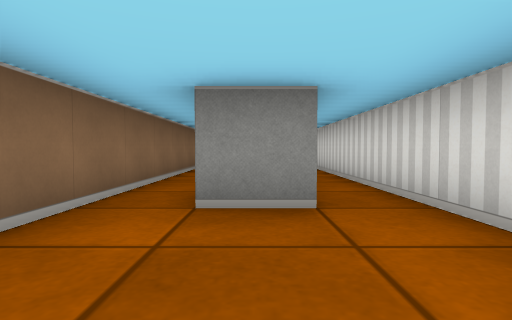
View 1 (above)

21 first-person views from a walk through a cub3D ray-caster map. The camera is about half as high as the walls, tilts 2° down and sees 80° across. The floor is counted in squares. Each view is taken from the middle of a square. On the plan, view 1 faces up. The plan holds only what a view shows up to about 9 squares ahead; the rest is blank.

View 2
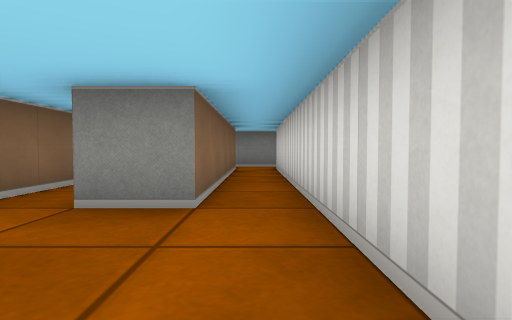

View 3
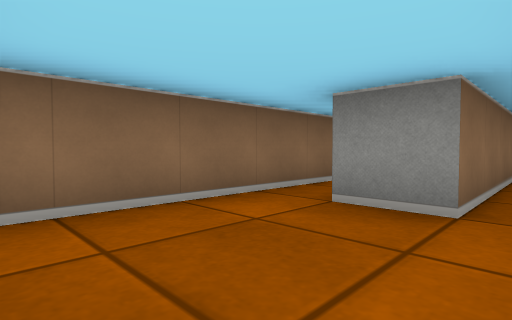

View 4
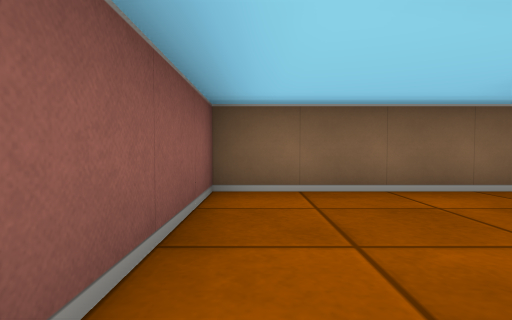

View 5
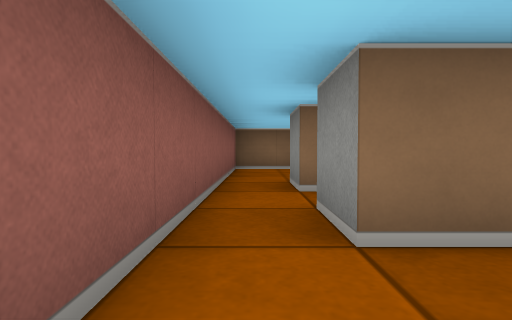

View 6
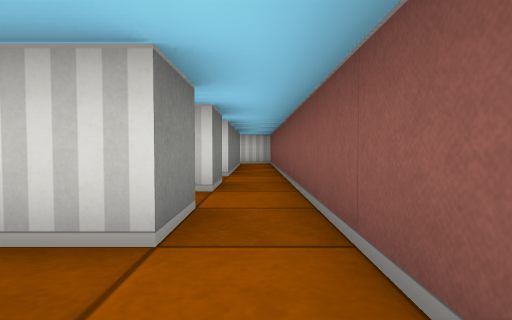

View 7
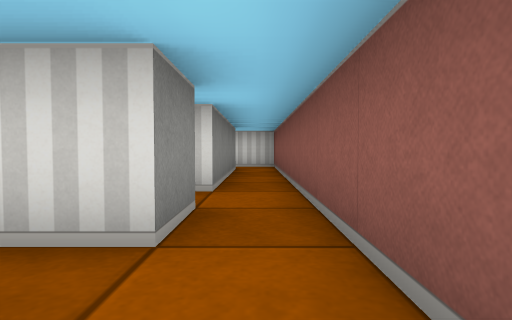

View 8
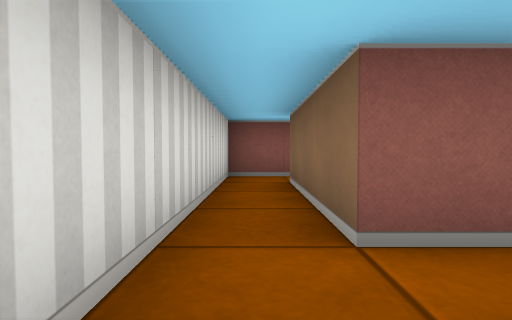

View 9
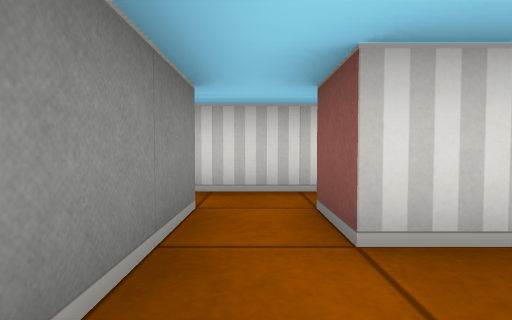

View 10
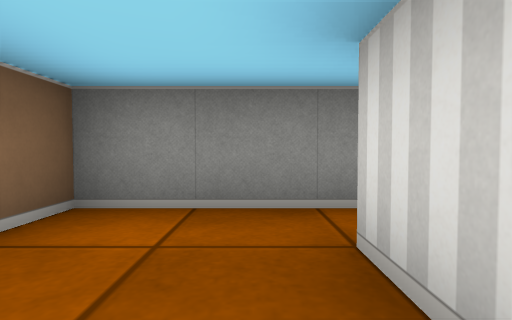

View 11
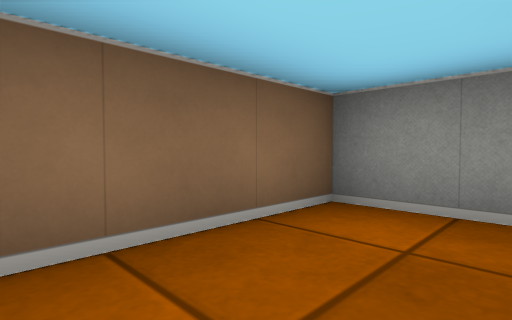

View 12
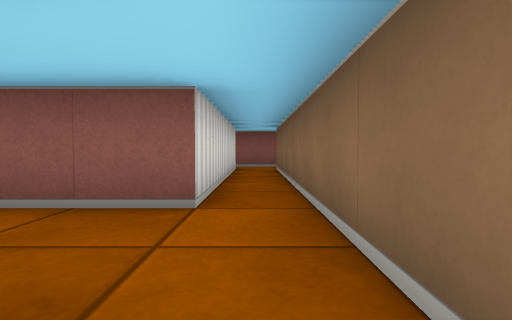

View 13
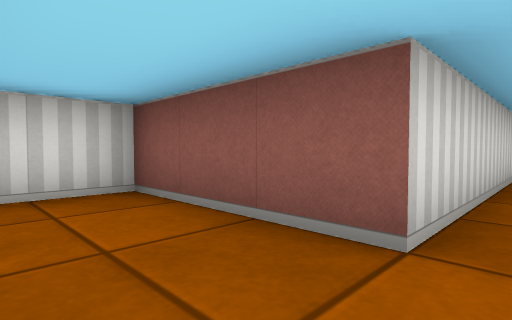

View 14
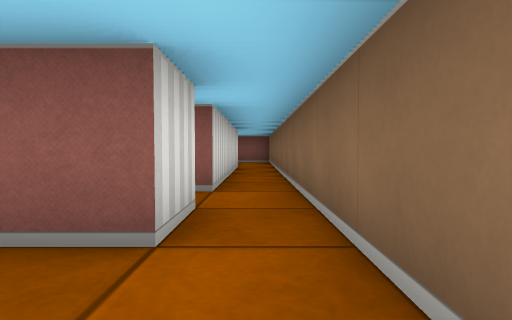

View 15
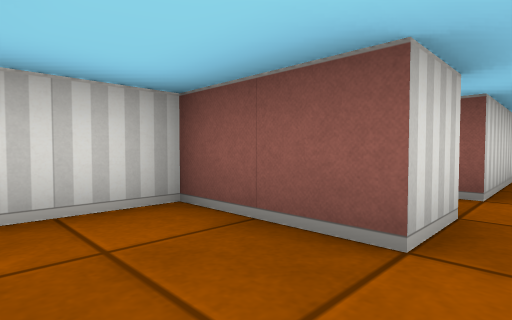

View 16
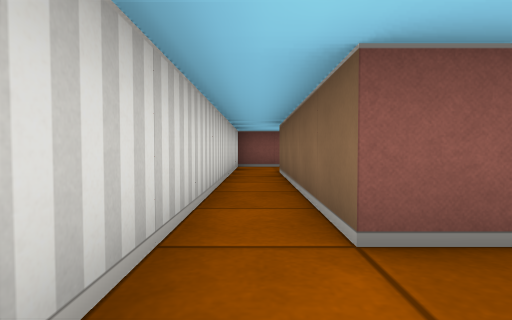

View 17
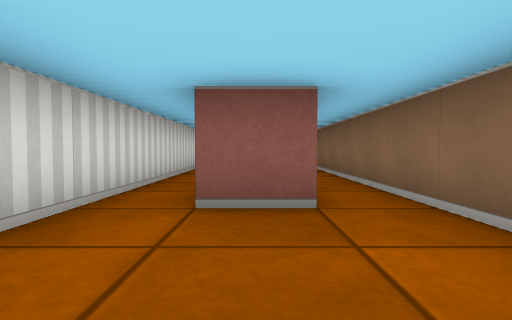

View 18
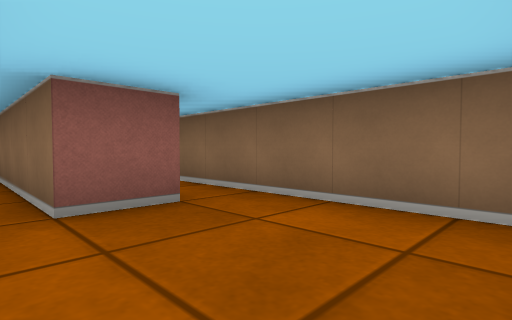

View 19
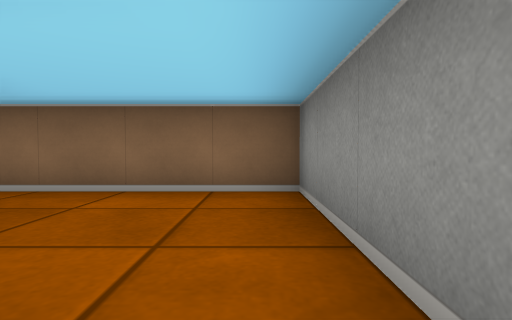

View 20
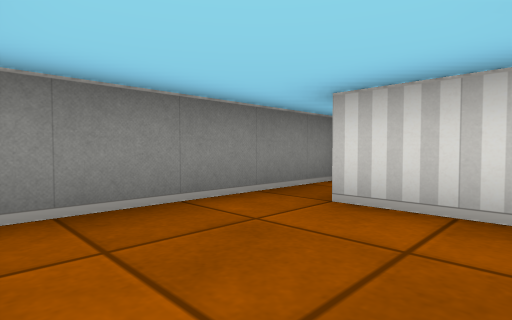

View 21
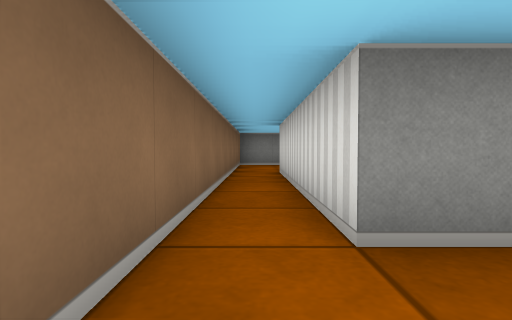

### Floor plan
Points are (right, up) in squares from view 1. A wall is a line through its corners. A room is listed if a view was taken in it or the views show most of it. See-through windows are left out.
Room 1 (views 1, 2, 3)
walls: (-0.5, 2.9) (-0.5, 7.5); (0.5, 7.4) (0.5, 2.5) (-0.5, 2.5); (1.5, 0.5) (1.5, 7.5); (-1.5, 8.5) (-1.5, -0.5) (1.5, -0.5); (1.6, 8.5) (0.4, 8.5)
ways out: opening at (2, 0) to room 2; opening at (-1, 9) to room 7
Room 2 (views 4, 6, 19)
walls: (2.5, 0.5) (1.5, 0.5); (3.5, 0.5) (3.5, 1.4); (1.5, -0.5) (3.5, -0.5); (3.2, 19.5) (1.5, 19.5)
ways out: opening at (2, 0) to room 1; opening at (4, 0) to room 4; opening at (2, 19) to room 7
Room 3 (views 5, 8)
walls: (11.5, 4.5) (10.5, 4.5); (10.5, 3.5) (11.5, 3.5) (11.5, 0.5) (7.5, 0.5); (6.5, 0.5) (5.5, 0.5); (5.5, -0.5) (12.5, -0.5) (12.5, 4.8)
ways out: opening at (6, 0) to room 4; opening at (11, 4) to room 5; opening at (7, 0) to room 6
Room 4 (view 7)
walls: (4.5, 1.4) (4.5, 0.5) (3.5, 0.5); (5.5, 0.5) (5.5, 1.4); (3.5, -0.5) (5.5, -0.5)
ways out: opening at (4, 0) to room 2; opening at (6, 0) to room 3
Room 5 (views 9, 10, 11)
walls: (10.5, 2.5) (10.5, 3.5); (10.5, 4.5) (8.5, 4.5) (8.5, 2)
ways out: opening at (11, 4) to room 3
Room 6 (views 12, 13)
walls: (6.5, 7.5) (6.5, 0.8); (7.5, 0.5) (7.5, 5.5) (10.5, 5.5) (10.5, 6.8)
ways out: opening at (7, 0) to room 3
Room 7 (views 14, 15, 16, 17, 18, 20, 21)
walls: (-0.5, 11.5) (-0.5, 16.5) (0.5, 16.5) (0.5, 11.5) (-0.5, 11.5); (-0.5, 8.4) (-0.5, 9.5) (1.5, 9.5) (1.5, 18.5); (1.5, 19.5) (-1.5, 19.5) (-1.5, 8.5)
ways out: opening at (-1, 9) to room 1; opening at (2, 19) to room 2

Where each view was taken, in squares from view 1:
view 1: 0 up, 0 right, facing up
view 2: 0 up, 1 right, facing up
view 3: 0 up, 1 right, facing up-left
view 4: 0 up, 2 right, facing left
view 5: 0 up, 6 right, facing left
view 6: 0 up, 2 right, facing right
view 7: 0 up, 4 right, facing right
view 8: 5 up, 12 right, facing down
view 9: 4 up, 9 right, facing right
view 10: 2 up, 10 right, facing up
view 11: 2 up, 10 right, facing up-left
view 12: 8 up, 7 right, facing down
view 13: 7 up, 7 right, facing down-right
view 14: 11 up, 1 left, facing down
view 15: 11 up, 1 left, facing down-right
view 16: 18 up, 1 right, facing down
view 17: 19 up, 0 right, facing down
view 18: 19 up, 1 right, facing down-left
view 19: 19 up, 2 right, facing left
view 20: 17 up, 1 left, facing up-right
view 21: 10 up, 1 left, facing up
